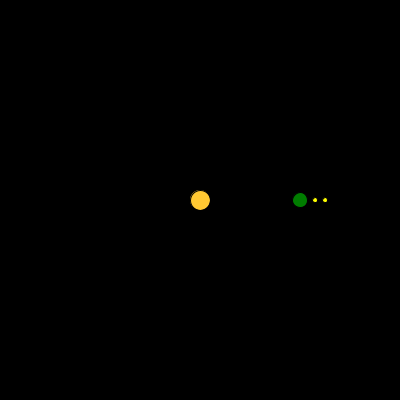
Frame 1 (no input)
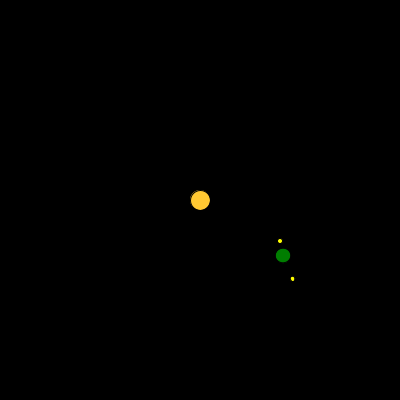
Frame 60 (the mouse pressed at the canvas centre just before this capture)
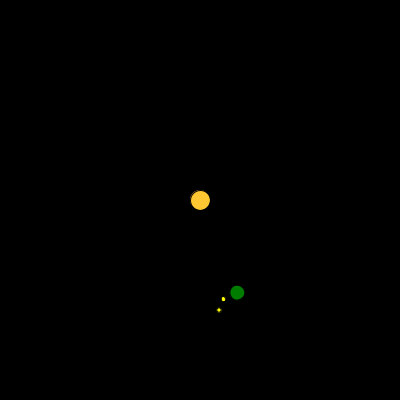
Frame 120 (the mouse held since frame 60 and released just before this capture)

The Processing sketch that drew these frames (run headless with seeded random() and noise(); from frame 60 on, the mouse is pressed at the canvas centre):

// Processing sketch: lecture_sunsystem
// ── lecture_sunsystem.pde
float t = 0;
void setup()
{
  size(400,400);
  smooth();
}

void draw()
{
  background(0);
  
  //Sun
  translate(width/2,height/2);
  fill(255,200,50);
  ellipse(0,0,20,20);
  
  //Earth
  rotate(t);
  translate(100,0);
  fill(0,125,0);
  ellipse(0,0,15,15);
  
  //Moon
  pushMatrix();
  rotate(-t*4);
  translate(15,0);
  fill(255,255,0);
  ellipse(0,0,5,5);
  popMatrix();
  
  //Moon2
  rotate(t);
  translate(25,0);
  ellipse(0,0,5,5);
  t+=0.01;
}
